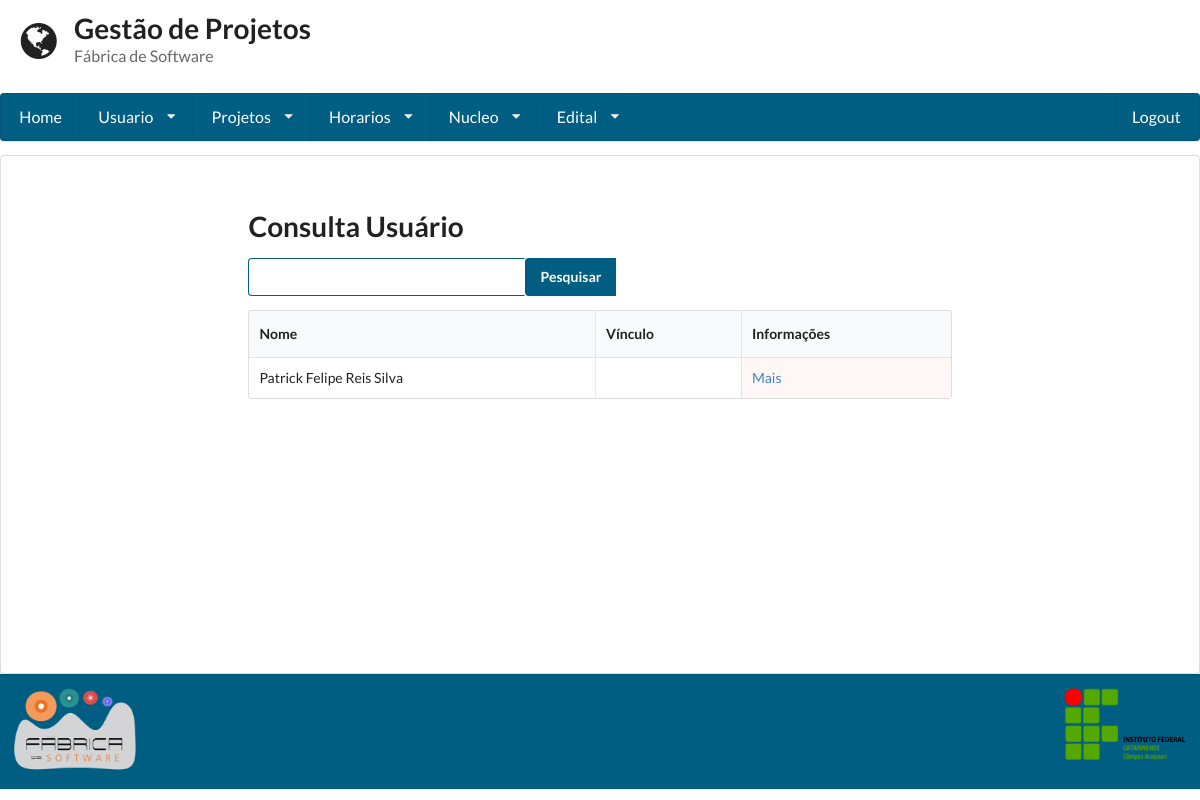
Before: /consulta_usuario/ (signed in) with the older database file.
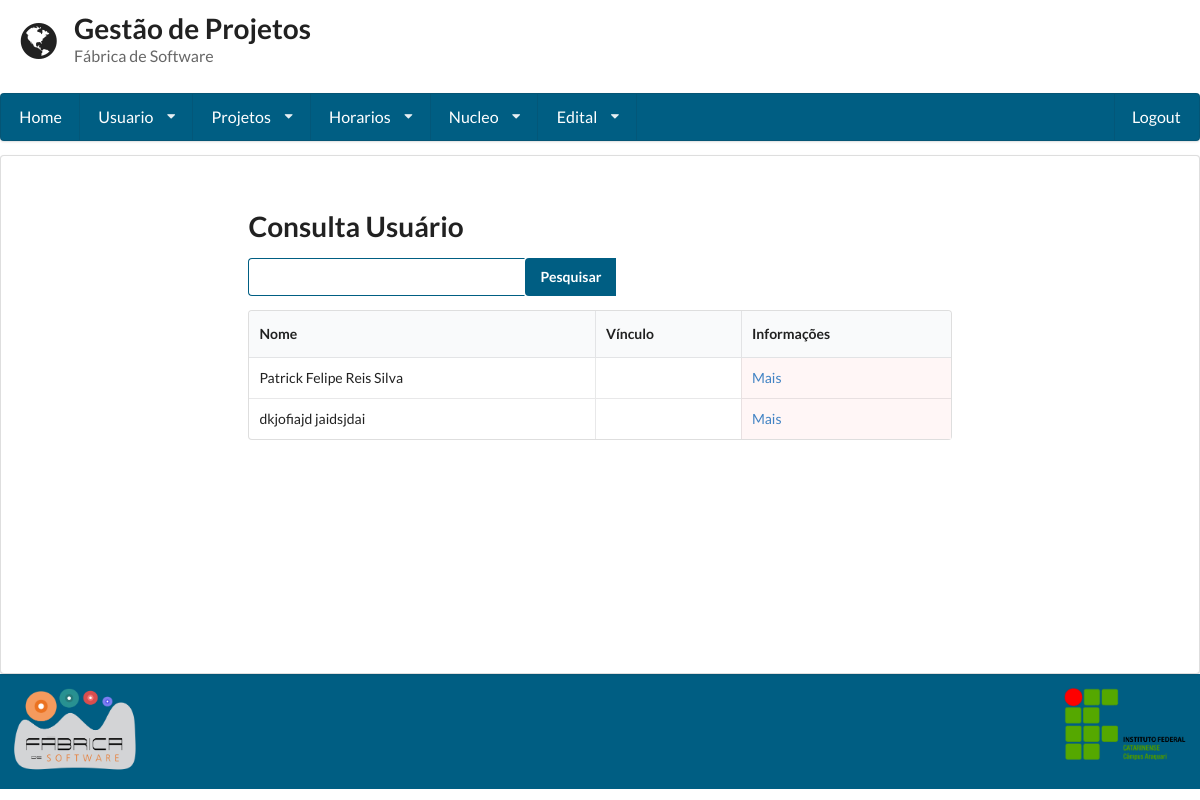
After: the same page with the newer database file.
### gestaoapp/models/usuario.py (models this page shows, shortened)
class Usuario(User):
	PERIODO_CHOICES = (
		('primeiro', '1° Semestre'),
		('segundo', '2° Semestre'),
		('terceiro', '3° Semestre'),
		('quarto', '4° Semestre'),
		('quinto', '5° Semestre'),
		('sexto', '6° Semestre'),
		('setimo', '7° Semestre'),
		('oitavo', '8° Semestre'),
		('nono', '9° Semestre'),
		('decimo', '10° Semestre'),
	)
	periodo = models.CharField(
		max_length=255,null=True, blank=True,
		choices=PERIODO_CHOICES
	)
	email_opcional = models.EmailField(max_length=254, null=True, blank=True)
	matricula = models.CharField(max_length=255, unique = True)
	foto = models.ImageField('Imagem', upload_to='imagens')
	carga_horaria = models.IntegerField()
	telefone1 = models.CharField(max_length=11)
	telefone2 = models.CharField(max_length=11, blank=True, null=True)
	vinculo_institucional = models.CharField(max_length=255,null=True, blank=True)
	curso = models.ForeignKey(Curso, null=True, blank=True)
	dia = models.ManyToManyField(Horario, blank=True)
	verificacao=models.CharField(max_length=255,null=True, blank=True, unique = True)

### gestaoapp/views/usuario.py (the view, shortened to what this page needs)
# urls.py: url(r'^consulta_usuario/', ConsultaUsuario.as_view()),
class ConsultaUsuario(LoginRequiredMixin, View):
	template = 'usuario/consulta.html'
	def get(self, request):
		form = Busca()
		usuario = Usuario.objects.all()
		return render(request, self.template, {'usuarios': usuario ,"form": form})

### gestaoapp/forms/busca.py
class Busca(forms.Form):
	nome = forms.CharField(label='Buscar', widget=forms.TextInput)

### gestaoapp/templates/usuario/consulta.html (shortened to what this page needs)
{% extends 'base.html'%}
{% block conteudo%}
<form method='POST' action='/consulta_usuario/' class="ui form">
 	<h1 class=" ui header">Consulta Usuário</h1>
 	<div class="ui action input">
  		{{form.nome}}
	    	<input type="submit" value="Pesquisar" class='icon search'>
	</div>
</form>
<table class="ui celled table">
	<thead>
		<tr>
			<th>Nome</th>
			<th>Vínculo</th>
			<th>Informações</th>
		</tr>
	</thead>
	<tbody>
	{% for usuario in usuarios %}
		<tr>
			<td>{{ usuario.first_name }} {{ usuario.last_name }}</td>
			<td>{{ usuario.vinculo_institucional }}</td>
			<td class="negative"><a href="../visualizar_usuario/{{usuario.id}}">Mais</a></td>
		</tr>
	{% endfor %}
	</tbody>
</table>
{%endblock%}

Changed rows visible on the page:
added Usuario: first_name "dkjofiajd", last_name "jaidsjdai"
